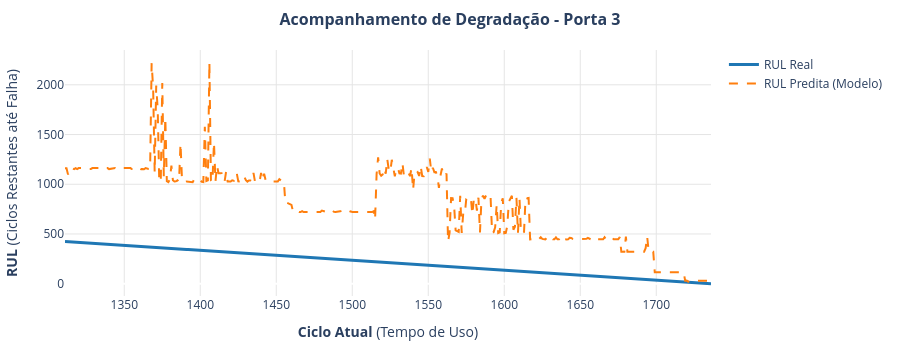
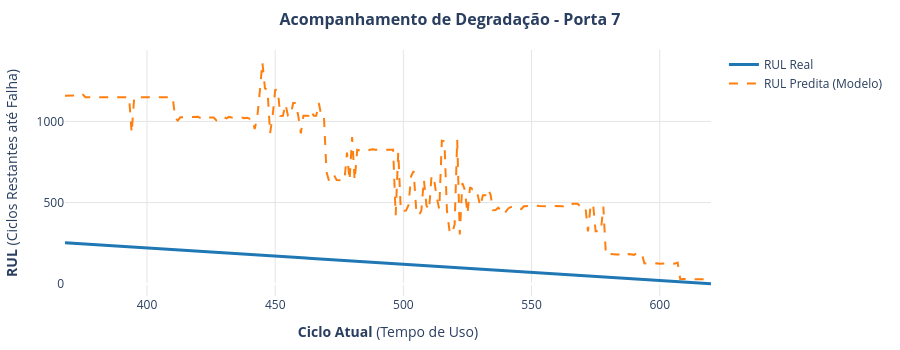
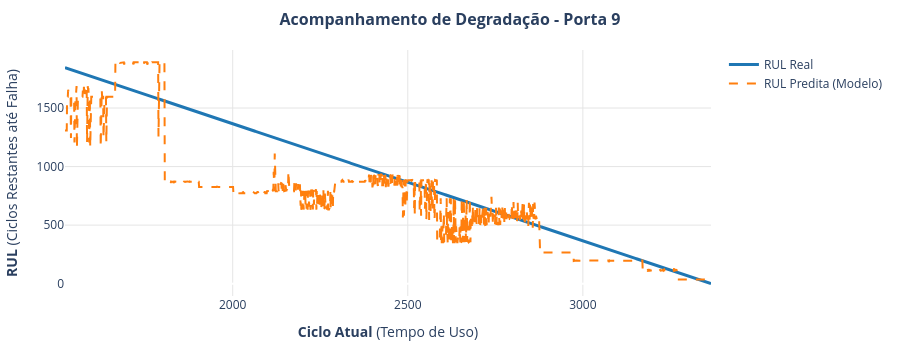
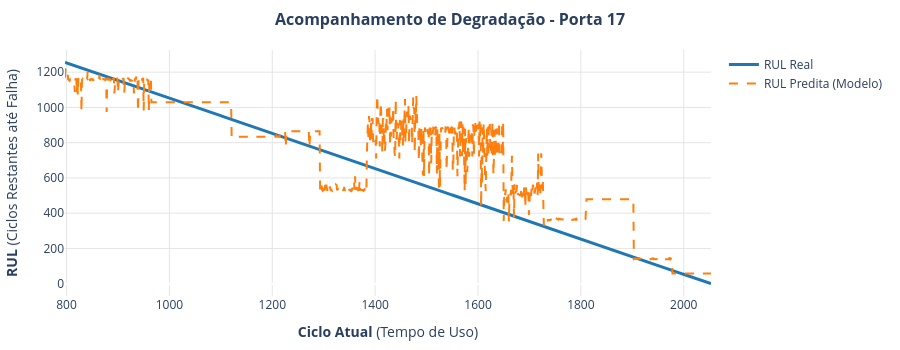

Notebook source saved alongside these figures, in order:
### Markdown cell above
### 5. Comparação da degração: Modelo vs Real

### Code cell
from Comparacao import comparacao_RUL


comparacao_RUL(df_resultados)

### Figure 1 — Plotly figure (JSON) as saved in the notebook; plotly's stock layout.template omitted (floating-point values rounded to 4 significant figures; data arrays with more than 128 entries replaced by an {"elided": "..."} marker saying what was removed)
{"data": [{"line": {"color": "#1f77b4", "width": 3}, "mode": "lines", "name": "RUL Real", "type": "scatter", "x": {"elided": "426 int values"}, "y": {"elided": "426 int values"}}, {"line": {"color": "#ff7f0e", "dash": "dash", "width": 2}, "mode": "lines", "name": "RUL Predita (Modelo)", "type": "scatter", "x": {"elided": "426 int values"}, "y": {"elided": "426 float values"}}], "layout": {"height": 350, "hovermode": "x unified", "margin": {"b": 40, "l": 40, "r": 40, "t": 50}, "plot_bgcolor": "white", "title": {"font": {"size": 16}, "text": "<b>Acompanhamento de Degradação - Porta 3</b>", "x": 0.5}, "xaxis": {"gridcolor": "#E5E5E5", "gridwidth": 1, "showgrid": true, "title": {"text": "<b>Ciclo Atual</b> (Tempo de Uso)"}}, "yaxis": {"gridcolor": "#E5E5E5", "gridwidth": 1, "showgrid": true, "title": {"text": "<b>RUL</b> (Ciclos Restantes até Falha)"}}}}

### Figure 2 — Plotly figure (JSON) as saved in the notebook; plotly's stock layout.template omitted (floating-point values rounded to 4 significant figures; data arrays with more than 128 entries replaced by an {"elided": "..."} marker saying what was removed)
{"data": [{"line": {"color": "#1f77b4", "width": 3}, "mode": "lines", "name": "RUL Real", "type": "scatter", "x": {"elided": "253 int values"}, "y": {"elided": "253 int values"}}, {"line": {"color": "#ff7f0e", "dash": "dash", "width": 2}, "mode": "lines", "name": "RUL Predita (Modelo)", "type": "scatter", "x": {"elided": "253 int values"}, "y": {"elided": "253 float values"}}], "layout": {"height": 350, "hovermode": "x unified", "margin": {"b": 40, "l": 40, "r": 40, "t": 50}, "plot_bgcolor": "white", "title": {"font": {"size": 16}, "text": "<b>Acompanhamento de Degradação - Porta 7</b>", "x": 0.5}, "xaxis": {"gridcolor": "#E5E5E5", "gridwidth": 1, "showgrid": true, "title": {"text": "<b>Ciclo Atual</b> (Tempo de Uso)"}}, "yaxis": {"gridcolor": "#E5E5E5", "gridwidth": 1, "showgrid": true, "title": {"text": "<b>RUL</b> (Ciclos Restantes até Falha)"}}}}

### Figure 3 — Plotly figure (JSON) as saved in the notebook; plotly's stock layout.template omitted (floating-point values rounded to 4 significant figures; data arrays with more than 128 entries replaced by an {"elided": "..."} marker saying what was removed)
{"data": [{"line": {"color": "#1f77b4", "width": 3}, "mode": "lines", "name": "RUL Real", "type": "scatter", "x": {"elided": "1846 int values"}, "y": {"elided": "1846 int values"}}, {"line": {"color": "#ff7f0e", "dash": "dash", "width": 2}, "mode": "lines", "name": "RUL Predita (Modelo)", "type": "scatter", "x": {"elided": "1846 int values"}, "y": {"elided": "1846 float values"}}], "layout": {"height": 350, "hovermode": "x unified", "margin": {"b": 40, "l": 40, "r": 40, "t": 50}, "plot_bgcolor": "white", "title": {"font": {"size": 16}, "text": "<b>Acompanhamento de Degradação - Porta 9</b>", "x": 0.5}, "xaxis": {"gridcolor": "#E5E5E5", "gridwidth": 1, "showgrid": true, "title": {"text": "<b>Ciclo Atual</b> (Tempo de Uso)"}}, "yaxis": {"gridcolor": "#E5E5E5", "gridwidth": 1, "showgrid": true, "title": {"text": "<b>RUL</b> (Ciclos Restantes até Falha)"}}}}

### Figure 4 — Plotly figure (JSON) as saved in the notebook; plotly's stock layout.template omitted (floating-point values rounded to 4 significant figures; data arrays with more than 128 entries replaced by an {"elided": "..."} marker saying what was removed)
{"data": [{"line": {"color": "#1f77b4", "width": 3}, "mode": "lines", "name": "RUL Real", "type": "scatter", "x": {"elided": "1257 int values"}, "y": {"elided": "1257 int values"}}, {"line": {"color": "#ff7f0e", "dash": "dash", "width": 2}, "mode": "lines", "name": "RUL Predita (Modelo)", "type": "scatter", "x": {"elided": "1257 int values"}, "y": {"elided": "1257 float values"}}], "layout": {"height": 350, "hovermode": "x unified", "margin": {"b": 40, "l": 40, "r": 40, "t": 50}, "plot_bgcolor": "white", "title": {"font": {"size": 16}, "text": "<b>Acompanhamento de Degradação - Porta 17</b>", "x": 0.5}, "xaxis": {"gridcolor": "#E5E5E5", "gridwidth": 1, "showgrid": true, "title": {"text": "<b>Ciclo Atual</b> (Tempo de Uso)"}}, "yaxis": {"gridcolor": "#E5E5E5", "gridwidth": 1, "showgrid": true, "title": {"text": "<b>RUL</b> (Ciclos Restantes até Falha)"}}}}
